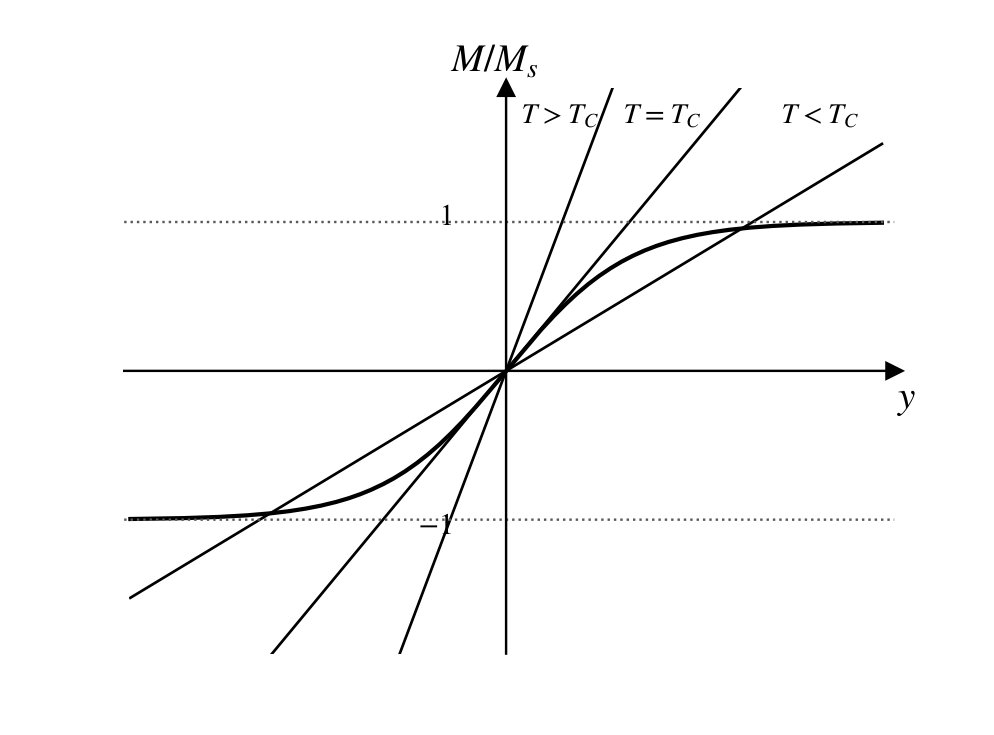

Write Python code to recreate this figure.
# -*- coding: utf-8 -*-
# 图 5.2 铁磁平均场图解法（B=0）：布里渊曲线与三条过原点直线
import sys
sys.path.insert(0, r'E:\AI整理书籍\磁学\book\fig_src')
import numpy as np
import matplotlib.pyplot as plt
from mplstyle import new_fig, save_fig

fig, ax = new_fig(4.6, 3.4)

# axes cross at the origin, arrows at the ends (as in the book)
ax.spines['top'].set_visible(False)
ax.spines['right'].set_visible(False)
ax.spines['left'].set_position('zero')
ax.spines['bottom'].set_position('zero')
ax.set_xticks([])
ax.set_yticks([])
ax.plot(3.15, 0, ">k", clip_on=False, ms=5)
ax.plot(0, 1.9, "^k", clip_on=False, ms=5)

x = np.linspace(-3.05, 3.05, 400)
ax.plot(x, np.tanh(x), 'k-', lw=1.4)                     # B_J(y), J=1/2
for m in (2.2, 1.0, 0.5):
    ax.plot(x, m * x, 'k-', lw=0.9)
for s in (1, -1):
    ax.axhline(s, ls=':', lw=0.8, color='0.35')

ax.set_xlim(-3.1, 3.15)
ax.set_ylim(-1.9, 1.9)
ax.text(3.18, -0.07, '$y$', ha='left', va='top', fontsize=13)
ax.text(-0.08, 1.95, '$M/M_s$', ha='center', va='bottom', fontsize=13)
ax.text(0.44, 1.70, r'$T{>}T_C$', ha='center', va='center', fontsize=9.5)
ax.text(1.27, 1.70, r'$T{=}T_C$', ha='center', va='center', fontsize=9.5)
ax.text(2.55, 1.70, r'$T{<}T_C$', ha='center', va='center', fontsize=9.5)
ax.text(-0.42, 1.03, '1', ha='right', va='center', fontsize=10)
ax.text(-0.42, -1.05, '$-1$', ha='right', va='center', fontsize=10)

save_fig(fig, 'ch5', 'fig5_02')
